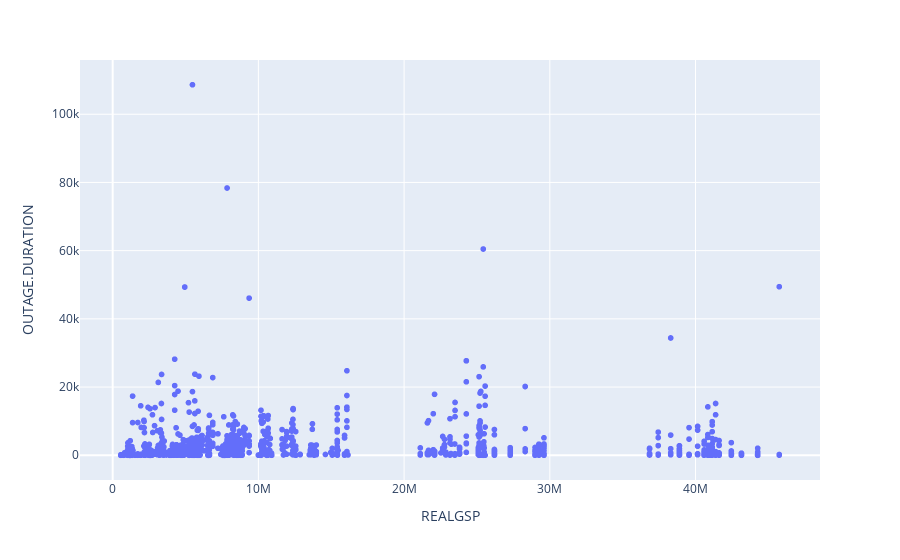

Notebook code cell kept with this figure:
### Markdown cell above
This result makes much more sense and is more in line with the actual wealth of each state. Now, does this correlate with outage times? Likely it would correlate with frequency as it is also directly correlated with population density and population.

### Code cell
px.scatter(formated_data, x='REALGSP', y='OUTAGE.DURATION')

### Figure 1 — Plotly figure (JSON) as saved in the notebook; plotly's stock layout.template omitted (floating-point values rounded to 4 significant figures; data arrays with more than 128 entries replaced by an {"elided": "..."} marker saying what was removed)
{"data": [{"hovertemplate": "REALGSP=%{x}<br>OUTAGE.DURATION=%{y}<extra></extra>", "legendgroup": "", "marker": {"color": "#636efa", "symbol": "circle"}, "mode": "markers", "name": "", "showlegend": false, "type": "scattergl", "x": {"elided": "1534 float values"}, "xaxis": "x", "y": {"elided": "1534 int values"}, "yaxis": "y"}], "layout": {"legend": {"tracegroupgap": 0}, "margin": {"t": 60}, "xaxis": {"anchor": "y", "domain": [0, 1], "title": {"text": "REALGSP"}}, "yaxis": {"anchor": "x", "domain": [0, 1], "title": {"text": "OUTAGE.DURATION"}}}}
